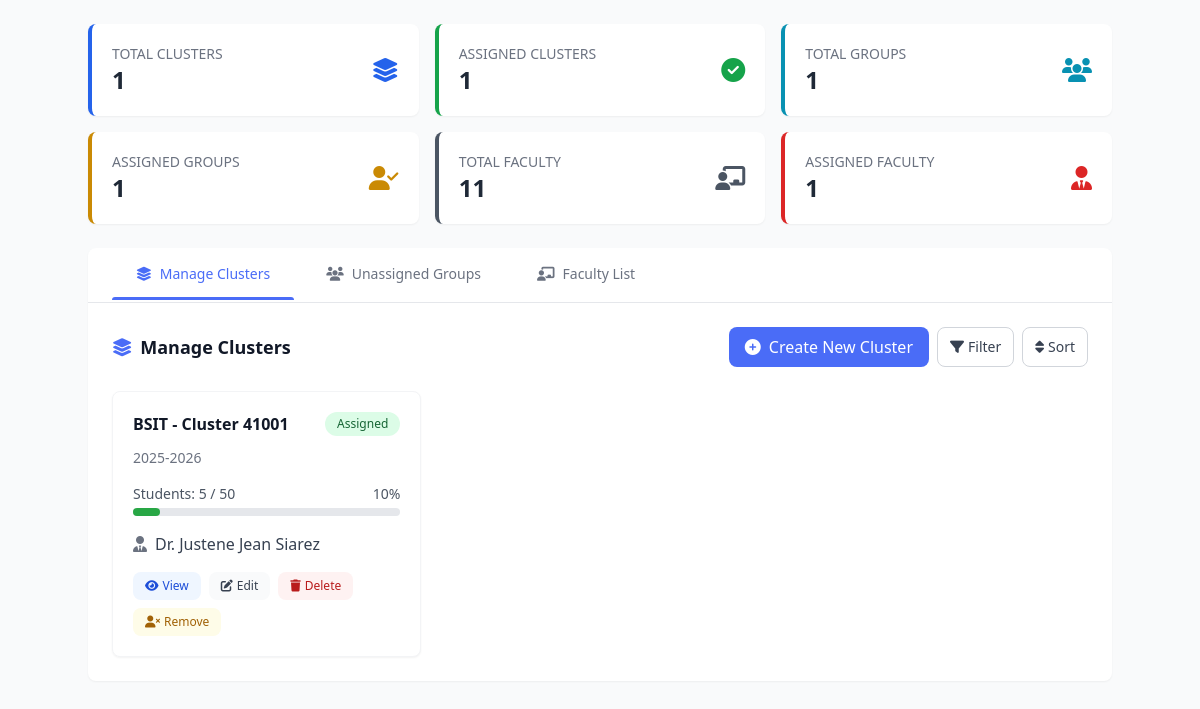
The page /admin-pages/adviser-assignment.php on the database its author committed.
### tables this page shows
CREATE TABLE `clusters` (
  `id` int(11) NOT NULL,
  `program` varchar(100) NOT NULL,
  `cluster` varchar(50) NOT NULL,
  `school_year` varchar(20) NOT NULL,
  `faculty_id` int(11) DEFAULT NULL,
  `assigned_date` date DEFAULT NULL,
  `student_count` int(11) DEFAULT 0,
  `capacity` int(11) DEFAULT 50,
  `status` enum('assigned','pending','unassigned') DEFAULT 'unassigned',
  `created_date` timestamp NOT NULL DEFAULT current_timestamp() ON UPDATE current_timestamp()
);

CREATE TABLE `faculty` (
  `id` int(11) NOT NULL,
  `fullname` varchar(100) NOT NULL,
  `department` varchar(50) NOT NULL,
  `expertise` varchar(100) NOT NULL
);

### admin-pages/adviser-assignment.php (the view, shortened to what this page needs)
<?php
include('../includes/connection.php');
$clusters = mysqli_query(
    $conn,
    "SELECT c.*, f.fullname AS adviser_name
     FROM clusters c
     LEFT JOIN faculty f ON c.faculty_id = f.id
     ORDER BY c.program, c.cluster"
);
$total_clusters     = mysqli_fetch_row(mysqli_query($conn, "SELECT COUNT(*) FROM clusters"))[0];
$assigned_clusters  = mysqli_fetch_row(mysqli_query($conn, "SELECT COUNT(*) FROM clusters WHERE status = 'assigned'"))[0];
$total_faculty      = mysqli_fetch_row(mysqli_query($conn, "SELECT COUNT(*) FROM faculty"))[0];
$assigned_faculty   = mysqli_fetch_row(mysqli_query($conn, "SELECT COUNT(DISTINCT faculty_id) FROM clusters WHERE faculty_id IS NOT NULL"))[0];
$total_groups       = mysqli_fetch_row(mysqli_query($conn, "SELECT COUNT(*) FROM groups"))[0];
$assigned_groups    = mysqli_fetch_row(mysqli_query($conn, "SELECT COUNT(*) FROM groups WHERE cluster_id IS NOT NULL"))[0];
?>
<!DOCTYPE html>
<html lang="en">
<head>
    <script src="https://cdn.tailwindcss.com"></script>
    <link rel="stylesheet" href="https://cdnjs.cloudflare.com/ajax/libs/font-awesome/6.4.0/css/all.min.css">
</head>
<body class="bg-gray-50 text-gray-800 font-sans min-h-screen">
    <div class="min-h-screen flex">
        <main class="flex-1 overflow-y-auto p-6">
            <div class="container mx-auto">
<div class="grid grid-cols-1 sm:grid-cols-2 lg:grid-cols-3 xl:grid-cols-6 gap-4 mb-6">
    <div class="bg-white text-gray-800 rounded-lg shadow-sm overflow-hidden border-l-4 border-blue-600">
        <div class="p-5">
            <div class="flex justify-between items-center">
                <div>
                    <h6 class="text-gray-500 text-sm font-medium uppercase">Total Clusters</h6>
                    <h3 class="text-2xl font-bold"><?= $total_clusters ?></h3>
                </div>
                <div class="text-2xl text-blue-600">
                    <i class="fas fa-layer-group"></i>
                </div>
            </div>
        </div>
    </div>
    <div class="bg-white text-gray-800 rounded-lg shadow-sm overflow-hidden border-l-4 border-green-600">
        <div class="p-5">
            <div class="flex justify-between items-center">
                <div>
                    <h6 class="text-gray-500 text-sm font-medium uppercase">Assigned Clusters</h6>
                    <h3 class="text-2xl font-bold"><?= $assigned_clusters ?></h3>
                </div>
                <div class="text-2xl text-green-600">
                    <i class="fas fa-check-circle"></i>
                </div>
            </div>
        </div>
    </div>
    <div class="bg-white text-gray-800 rounded-lg shadow-sm overflow-hidden border-l-4 border-cyan-600">
        <div class="p-5">
            <div class="flex justify-between items-center">
                <div>
                    <h6 class="text-gray-500 text-sm font-medium uppercase">Total Groups</h6>
                    <h3 class="text-2xl font-bold"><?= $total_groups ?></h3>
                </div>
                <div class="text-2xl text-cyan-600">
                    <i class="fas fa-users"></i>
                </div>
            </div>
        </div>
    </div>
    <div class="bg-white text-gray-800 rounded-lg shadow-sm overflow-hidden border-l-4 border-yellow-600">
        <div class="p-5">
            <div class="flex justify-between items-center">
                <div>
                    <h6 class="text-gray-500 text-sm font-medium uppercase">Assigned Groups</h6>
                    <h3 class="text-2xl font-bold"><?= $assigned_groups ?></h3>
                </div>
                <div class="text-2xl text-yellow-600">
                    <i class="fas fa-user-check"></i>
                </div>
            </div>
        </div>
    </div>
    <div class="bg-white text-gray-800 rounded-lg shadow-sm overflow-hidden border-l-4 border-gray-600">
        <div class="p-5">
            <div class="flex justify-between items-center">
                <div>
                    <h6 class="text-gray-500 text-sm font-medium uppercase">Total Faculty</h6>
                    <h3 class="text-2xl font-bold"><?= $total_faculty ?></h3>
                </div>
                <div class="text-2xl text-gray-600">
                    <i class="fas fa-chalkboard-teacher"></i>
                </div>
            </div>
        </div>
    </div>
    <div class="bg-white text-gray-800 rounded-lg shadow-sm overflow-hidden border-l-4 border-red-600">
        <div class="p-5">
            <div class="flex justify-between items-center">
                <div>
                    <h6 class="text-gray-500 text-sm font-medium uppercase">Assigned Faculty</h6>
                    <h3 class="text-2xl font-bold"><?= $assigned_faculty ?></h3>
                </div>
                <div class="text-2xl text-red-600">
                    <i class="fas fa-user-tie"></i>
                </div>
            </div>
        </div>
    </div>
</div>
                <div class="bg-white rounded-lg shadow-sm overflow-hidden mb-6">
                    <ul class="nav-tabs flex border-b border-gray-200 px-6" id="myTab" role="tablist">
                        <li class="mr-2" role="presentation">
                            <button class="nav-link py-4 px-6 font-medium text-sm border-b-2 border-transparent text-gray-500 hover:text-primary relative flex items-center active" id="manage-tab" data-bs-toggle="tab" data-bs-target="#manage" type="button" role="tab">
                                <i class="fas fa-layer-group mr-2"></i>Manage Clusters
                            </button>
                        </li>
                        <li class="mr-2" role="presentation">
                            <button class="nav-link py-4 px-6 font-medium text-sm border-b-2 border-transparent text-gray-500 hover:text-primary relative flex items-center" id="unassigned-tab" data-bs-toggle="tab" data-bs-target="#unassigned" type="button" role="tab">
                                <i class="fas fa-users mr-2"></i>Unassigned Groups
                            </button>
                        </li>
                        <li class="mr-2" role="presentation">
                            <button class="nav-link py-4 px-6 font-medium text-sm border-b-2 border-transparent text-gray-500 hover:text-primary relative flex items-center" id="faculty-tab" data-bs-toggle="tab" data-bs-target="#faculty" type="button" role="tab">
                                <i class="fas fa-chalkboard-teacher mr-2"></i>Faculty List
                            </button>
                        </li>
                    </ul>
                    <div class="tab-content p-6" id="myTabContent">
                        <div class="tab-pane active" id="manage" role="tabpanel">
                            <div class="flex justify-between items-center mb-6">
                                <h4 class="text-lg font-bold text-gray-900 flex items-center">
                                    <i class="fas fa-layer-group text-primary mr-2"></i>Manage Clusters
                                </h4>
                                <div class="flex gap-2">
                                    <button class="bg-primary hover:bg-blue-700 text-white font-medium py-2 px-4 rounded-lg flex items-center transition duration-200" data-bs-toggle="modal" data-bs-target="#createClusterModal">
                                        <i class="fas fa-plus-circle mr-2"></i>Create New Cluster
                                    </button>
                                    <button class="border border-gray-300 text-gray-700 hover:bg-gray-50 py-2 px-3 rounded-lg text-sm font-medium flex items-center">
                                        <i class="fas fa-filter mr-1"></i>Filter
                                    </button>
                                    <button class="border border-gray-300 text-gray-700 hover:bg-gray-50 py-2 px-3 rounded-lg text-sm font-medium flex items-center">
                                        <i class="fas fa-sort mr-1"></i>Sort
                                    </button>
                                </div>
                            </div>
                            <div class="grid grid-cols-1 md:grid-cols-2 lg:grid-cols-3 gap-6 mt-6">
                                <?php while ($cluster = mysqli_fetch_assoc($clusters)):
                                    $percentage = $cluster['capacity'] > 0 ? ($cluster['student_count'] / $cluster['capacity']) * 100 : 0;
                                    $progress_color = $percentage < 60 ? 'bg-success' : ($percentage < 90 ? 'bg-warning' : 'bg-danger');
                                ?>
                                <div class="cluster-card bg-white rounded-lg shadow-sm border border-gray-100 h-full">
                                    <div class="p-5">
                                        <div class="flex justify-between items-center mb-3">
                                            <h5 class="font-bold text-gray-900"><?= htmlspecialchars($cluster['program']) ?> - Cluster <?= htmlspecialchars($cluster['cluster']) ?></h5>
                                            <span class="px-3 py-1 rounded-full text-xs font-medium <?= $cluster['status'] == 'assigned' ? 'bg-green-100 text-green-800' : 'bg-yellow-100 text-yellow-800' ?>">
                                                <?= ucfirst($cluster['status']) ?>
                                            </span>
                                        </div>
                                        <h6 class="text-gray-500 text-sm mb-4"><?= htmlspecialchars($cluster['school_year']) ?></h6>
                                        <div class="mb-4">
                                            <div class="flex justify-between mb-1 text-sm">
                                                <span class="text-gray-600">Students: <?= $cluster['student_count'] ?> / <?= $cluster['capacity'] ?></span>
                                                <span class="text-gray-600"><?= round($percentage) ?>%</span>
                                            </div>
                                            <div class="w-full bg-gray-200 rounded-full h-2">
                                                <div class="h-2 rounded-full <?= $progress_color ?>" style="width: <?= $percentage ?>%"></div>
                                            </div>
                                        </div>
                                        <p class="text-gray-700 mb-4 flex items-center">
                                            <i class="fas fa-user-tie mr-2 text-gray-500"></i>
                                            <?= $cluster['adviser_name'] ? htmlspecialchars($cluster['adviser_name']) : '<span class="text-red-500">Not assigned</span>' ?>
                                        </p>
                                        <div class="cluster-actions flex flex-wrap gap-2 mt-4">
                                            <button class="bg-blue-50 hover:bg-blue-100 text-blue-700 py-1.5 px-3 rounded-lg text-xs font-medium flex items-center transition duration-200"
                                                    onclick="window.location.href='admin-pages/adviser-assignment.php?view_cluster=<?= $cluster['id'] ?>#manage'">
                                                <i class="fas fa-eye mr-1"></i>View
                                            </button>
                                            <button class="bg-gray-50 hover:bg-gray-100 text-gray-700 py-1.5 px-3 rounded-lg text-xs font-medium flex items-center transition duration-200"
                                                    data-bs-toggle="modal" data-bs-target="#editClusterModal"
                                                    data-cluster-id="<?= $cluster['id'] ?>"
                                                    data-program="<?= htmlspecialchars($cluster['program']) ?>"
                                                    data-cluster="<?= htmlspecialchars($cluster['cluster']) ?>"
                                                    data-school-year="<?= htmlspecialchars($cluster['school_year']) ?>"
                                                    data-capacity="<?= $cluster['capacity'] ?>">
                                                <i class="fas fa-edit mr-1"></i>Edit
                                            </button>
                                            <button class="bg-red-50 hover:bg-red-100 text-red-700 py-1.5 px-3 rounded-lg text-xs font-medium flex items-center transition duration-200"
                                                    data-bs-toggle="modal" data-bs-target="#deleteClusterModal"
                                                    data-cluster-id="<?= $cluster['id'] ?>">
                                                <i class="fas fa-trash mr-1"></i>Delete
                                            </button>
                                            <?php if ($cluster['faculty_id']): ?>
<form method="POST" class="inline">
    <button type="submit" name="remove_adviser" class="bg-yellow-50 hover:bg-yellow-100 text-yellow-700 py-1.5 px-3 rounded-lg text-xs font-medium flex items-center transition duration-200"
            onclick="return confirm('Remove adviser from this cluster?')">
        <i class="fas fa-user-times mr-1"></i>Remove
    </button>
</form>
<?php endif; ?>
                                        </div>
                                    </div>
                                </div>
                                <?php endwhile; ?>
                            </div>
                        </div>
                    </div>
                </div>
            </div>
        </main>
    </div>
</body>
</html>

### admin-pages/adviser-assignment.php (style rules this page uses)
.nav-tabs .nav-link.active { position: relative; color: #4A6CF7; }
.nav-tabs .nav-link.active:after { content: ''; position: absolute; bottom: 0; left: 0; width: 100%; height: 3px; background-color: #4A6CF7; border-radius: 3px 3px 0 0; }
.cluster-card, .group-item, .faculty-item { transition: all 0.3s ease; }
.tab-content > .tab-pane { display: none; }
.tab-content > .active { display: block; }

### rows shown on the page
clusters: program "BSIT", cluster "41001", status "Assigned", school_year "2025-2026", student_count "5", capacity "50", percentage "10", faculty.fullname "Dr. Justene Jean Siarez"

### other values the page prints
$total_clusters "1"
$assigned_clusters "1"
$total_groups "1"
$assigned_groups "1"
$total_faculty "11"
$assigned_faculty "1"
